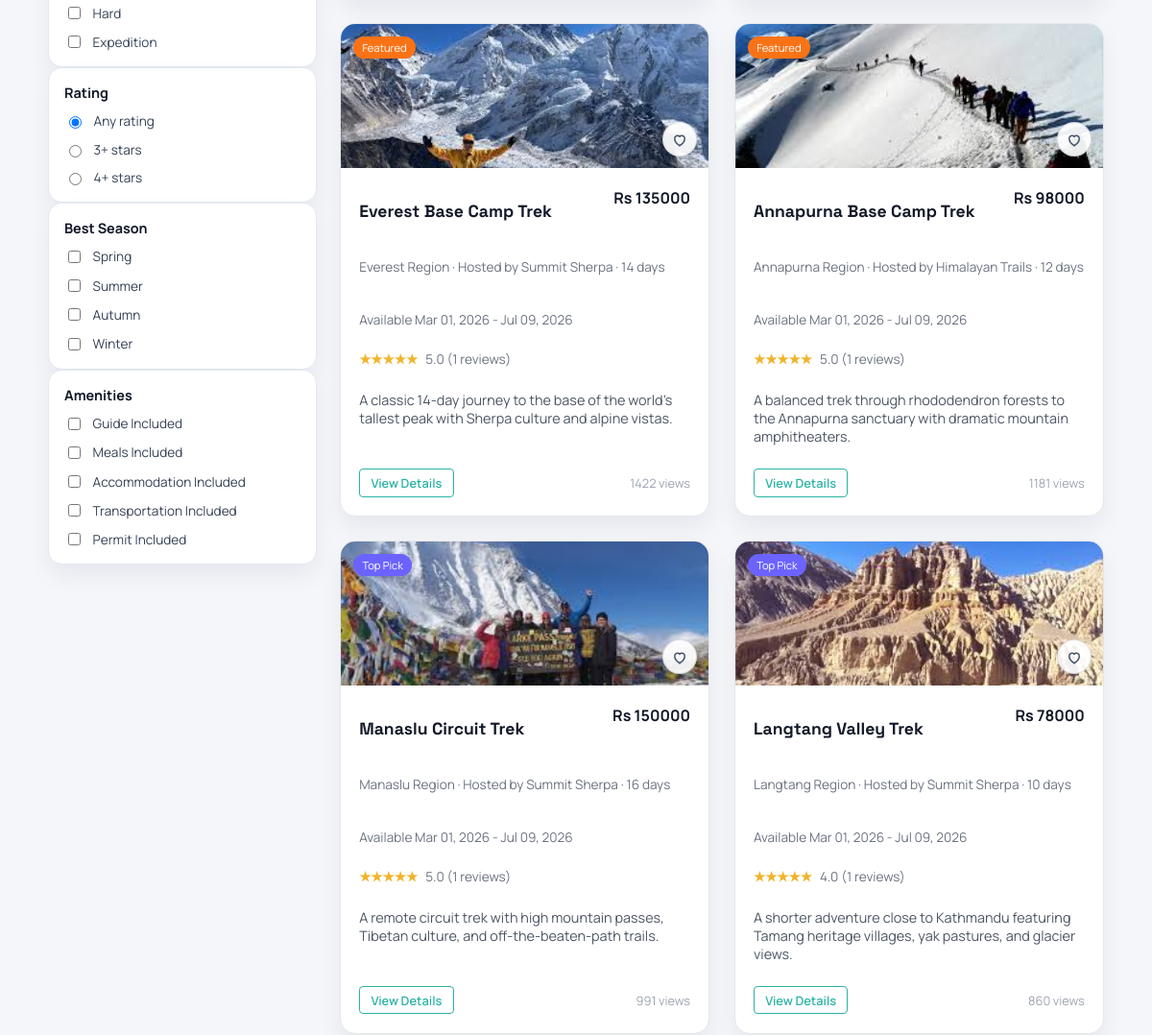
/packages/ (middle part), run on an earlier commit of the app's database.
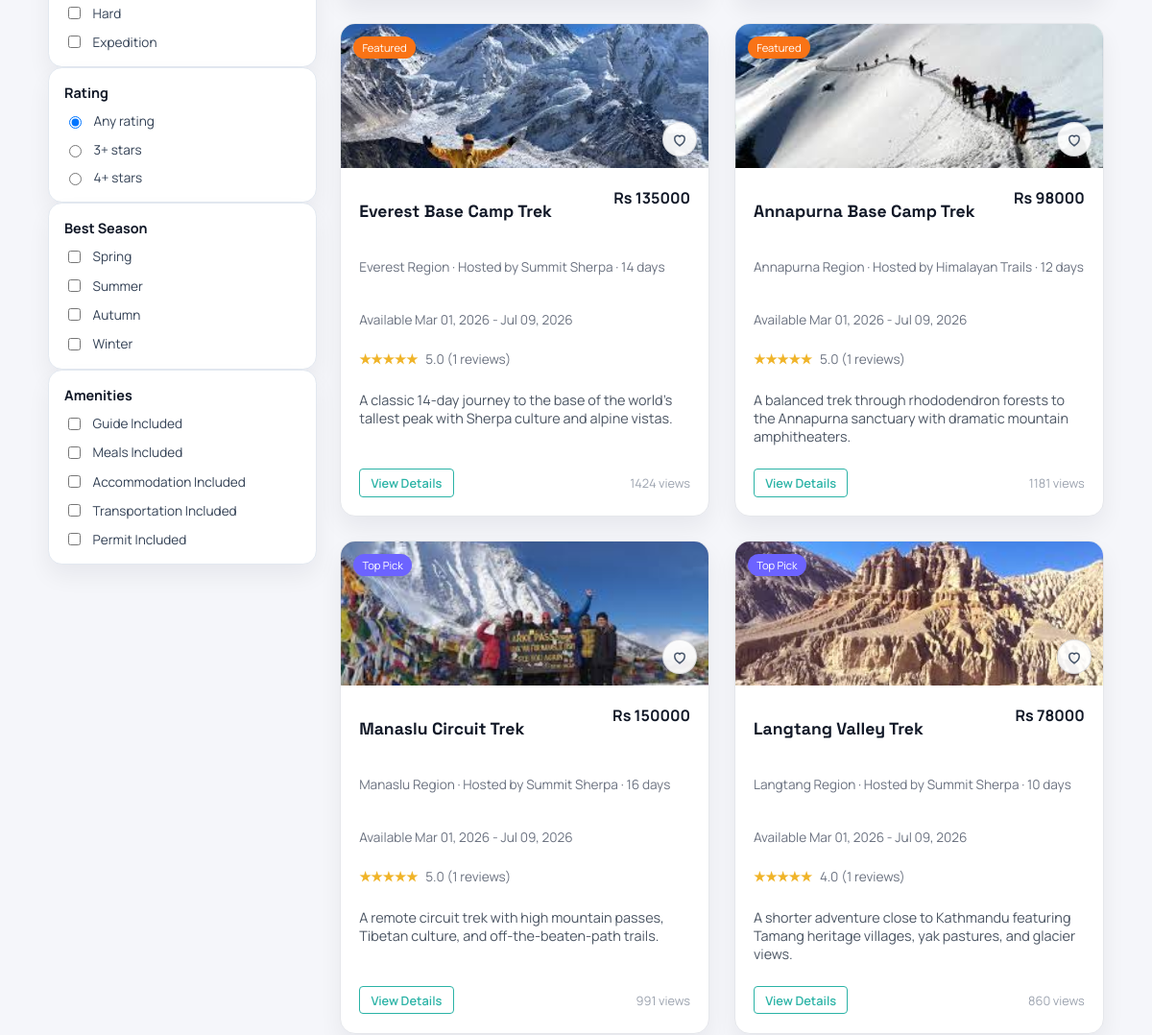
And on a later commit of the database.
### core/models.py (models this page shows, shortened)
class Package(models.Model):
    DIFFICULTY_CHOICES = (
        ('easy', 'Easy'),
        ('moderate', 'Moderate'),
        ('challenging', 'Challenging'),
        ('expedition', 'Expedition'),
    )
    CATEGORY_TREK = 'TREK'
    CATEGORY_TOUR = 'TOUR'
    CATEGORY_CHOICES = (
        (CATEGORY_TREK, 'Trek'),
        (CATEGORY_TOUR, 'Tour'),
    )
    vendor = models.ForeignKey(
        settings.AUTH_USER_MODEL,
        on_delete=models.CASCADE,
        related_name='vendor_packages',
    )
    title = models.CharField(max_length=200)
    category = models.CharField(max_length=10, choices=CATEGORY_CHOICES, default=CATEGORY_TREK)
    location = models.CharField(max_length=120, blank=True)
    location_name = models.CharField(max_length=255, blank=True)
    latitude = models.FloatField(blank=True, null=True)
    longitude = models.FloatField(blank=True, null=True)
    description = models.TextField(blank=True)
    itinerary = models.TextField(blank=True)
    inclusions = models.TextField(blank=True)
    exclusions = models.TextField(blank=True)
    duration_days = models.PositiveSmallIntegerField(blank=True, null=True)
    difficulty = models.CharField(max_length=20, choices=DIFFICULTY_CHOICES, blank=True)
    group_size = models.PositiveSmallIntegerField(blank=True, null=True)
    available_slots = models.PositiveIntegerField(default=10)
    available_from = models.DateField(blank=True, null=True)
    available_until = models.DateField(blank=True, null=True)
    best_season = models.CharField(max_length=100, blank=True)
    image_url = models.URLField(blank=True)
    has_guide = models.BooleanField(default=False)
    includes_meals = models.BooleanField(default=False)
    includes_accommodation = models.BooleanField(default=False)
    includes_transport = models.BooleanField(default=False)
    includes_permits = models.BooleanField(default=False)
    price = models.DecimalField(
        max_digits=10,
        decimal_places=2,
        validators=[MinValueValidator(0)],
    )
    is_active = models.BooleanField(default=True)
    is_featured = models.BooleanField(default=False)
    views_count = models.PositiveIntegerField(default=0)
    created_at = models.DateTimeField(auto_now_add=True)
    def season_badge(self, on_date=None):
        check_date = on_date or timezone.localdate()
        if not self.available_from or not self.available_until:
            return 'Not Available'
        if check_date < self.available_from:
            return 'Not Available'
        if check_date > self.available_until:
            return 'Season Closed'
        return ''

### accounts/models.py (models this page shows, shortened)
class User(AbstractUser):
    USER_TYPE_CHOICES = (
        ('vendor', 'Vendor'),
        ('traveler', 'Traveler'),
        ('admin', 'Admin'),
    )
    user_type = models.CharField(max_length=10, choices=USER_TYPE_CHOICES)
    phone = models.CharField(max_length=20, blank=True, null=True)
    is_verified = models.BooleanField(default=False)

### core/views.py (the view)
# urls.py: path('packages/', views.package_list, name='package_list'),
def package_list(request):
    return _render_package_list(request)

### accounts/context_processors.py (called while the page is built, shortened)
def support_context(request):
    user = getattr(request, 'user', None)
    if not getattr(user, 'is_authenticated', False):
        return {}

### accounts/models.py (called while the page is built, shortened)
    @classmethod
    def expire_overdue(cls, vendor=None):
        today = timezone.localdate()
        overdue = cls.objects.filter(status=cls.STATUS_ACTIVE, end_date__lt=today)
        if vendor is not None:
            overdue = overdue.filter(vendor=vendor)
        vendor_ids = list(overdue.values_list('vendor_id', flat=True).distinct())
        overdue.update(status=cls.STATUS_EXPIRED)
        return vendor_ids

### core/views.py (called while the page is built)
def _parse_int(value):
    try:
        return int(value)
    except (TypeError, ValueError):
        return None

def _parse_float(value):
    try:
        return float(value)
    except (TypeError, ValueError):
        return None

def _budget_threshold(queryset):
    prices = list(queryset.values_list('price', flat=True).order_by('price'))
    if not prices:
        return None
    index = max(0, int(len(prices) * 0.25) - 1)
    return float(prices[index])

### core/templates/core/packages.html (shortened to what the changed rows need)
{% load static %}
<!DOCTYPE html>
<html lang="en">
<head>
    <link rel="stylesheet" href="{% static 'css/landing.css' %}">
    <link rel="stylesheet" href="{% static 'css/packages.css' %}">
    <link rel="stylesheet" href="{% static 'css/notifications.css' %}?v=20260313a">
    <link rel="stylesheet" href="{% static 'css/wishlist.css' %}?v=20260315a">
    <link rel="stylesheet" href="{% static 'css/destination_autocomplete.css' %}?v=20260314a">
    <link rel="stylesheet" href="{% static 'css/package_filters.css' %}?v=20260314a">
</head>
<body class="packages-body">
    <section class="packages-section">
        <div class="packages-layout">
            <div class="packages-results">
                <div class="packages-grid" id="packageGrid" data-search-endpoint="{% url 'packages_search_api' %}">
                    {% include "core/includes/package_cards.html" %}
                </div>
            </div>
        </div>
    </section>
</body>
</html>

### core/templates/core/includes/package_cards.html (shortened to what this page needs)
{% if packages %}
    {% for package in packages %}
        <article class="package-card">
            {% with cover=package.images.all|first %}
                <div class="package-image" {% if cover %}style="background-image: url('{{ cover.image.url }}');"{% elif package.image_url %}style="background-image: url('{{ package.image_url }}');"{% endif %}>
                    {% include "core/includes/wishlist_button.html" with package=package %}
                    <span class="package-pill {% if package.is_featured %}featured{% endif %}">
                        {% if package.is_featured %}Featured{% else %}Top Pick{% endif %}
                    </span>
                </div>
            {% endwith %}
            <div class="package-body">
                <div class="package-title-row">
                    <h2>{{ package.title }}</h2>
                    <span class="package-price">Rs {{ package.price|floatformat:0 }}</span>
                </div>
                <p class="package-meta">
                    {{ package.location_name|default:package.location|default:"Nepal" }} · Hosted by {{ package.vendor.get_full_name|default:package.vendor.username }}
                    {% if package.duration_days %} · {{ package.duration_days }} days{% endif %}
                </p>
                <p class="package-meta">
                    Available {{ package.available_from|date:"M d, Y"|default:"Not set" }} -
                    {{ package.available_until|date:"M d, Y"|default:"Not set" }}
                </p>
                <div class="package-rating">
                    <span class="stars">★★★★★</span>
                    <span>
                        {{ package.avg_rating|default:0|floatformat:1 }}
                        ({{ package.review_count }} reviews)
                    </span>
                </div>
                <p class="package-desc">
                    {{ package.description|default:"Customizable trek package with local guide support."|truncatewords:24 }}
                </p>
                <div class="package-actions">
                    <a href="{% url 'package_detail' package.id %}" class="btn-outline-dark">View Details</a>
                    <span class="package-views">{{ package.views_count }} views</span>
                </div>
            </div>
        </article>
    {% endfor %}
{% else %}
    <div class="packages-empty">{{ empty_message|default:"No packages available right now." }}</div>
{% endif %}

### core/templates/core/includes/wishlist_button.html (shortened to what this page needs)
{% if not request.user.is_authenticated or request.user.user_type == 'traveler' %}
    <button
        type="button"
        class="wishlist-btn{% if wishlist_ids and package.id in wishlist_ids %} is-active{% endif %}{% if button_class %} {{ button_class }}{% endif %}"
        data-wishlist-toggle
        data-package-id="{{ package.id }}"
        data-wishlist-url="{% url 'wishlist_toggle' %}"
        data-login-url="{% url 'account_login_choice' %}"
        data-can-wishlist="{% if request.user.is_authenticated and request.user.user_type == 'traveler' %}true{% else %}false{% endif %}"
        data-authenticated="{% if request.user.is_authenticated %}true{% else %}false{% endif %}"
        data-denied-message="Wishlist is available for traveler accounts only."
        aria-pressed="{% if wishlist_ids and package.id in wishlist_ids %}true{% else %}false{% endif %}"
        aria-label="{% if wishlist_ids and package.id in wishlist_ids %}Remove from wishlist{% else %}Save package to wishlist{% endif %}"
    >
        <svg viewBox="0 0 24 24" fill="none" stroke="currentColor" stroke-width="2" aria-hidden="true">
            <path d="M12 21s-7-4.35-7-10a4 4 0 0 1 7-2.65A4 4 0 0 1 19 11c0 5.65-7 10-7 10z"/>
        </svg>
    </button>
{% endif %}

What changed in the data, as far as the page shows it:
changed Package "Everest Base Camp Trek": views_count "1422" → "1424"
